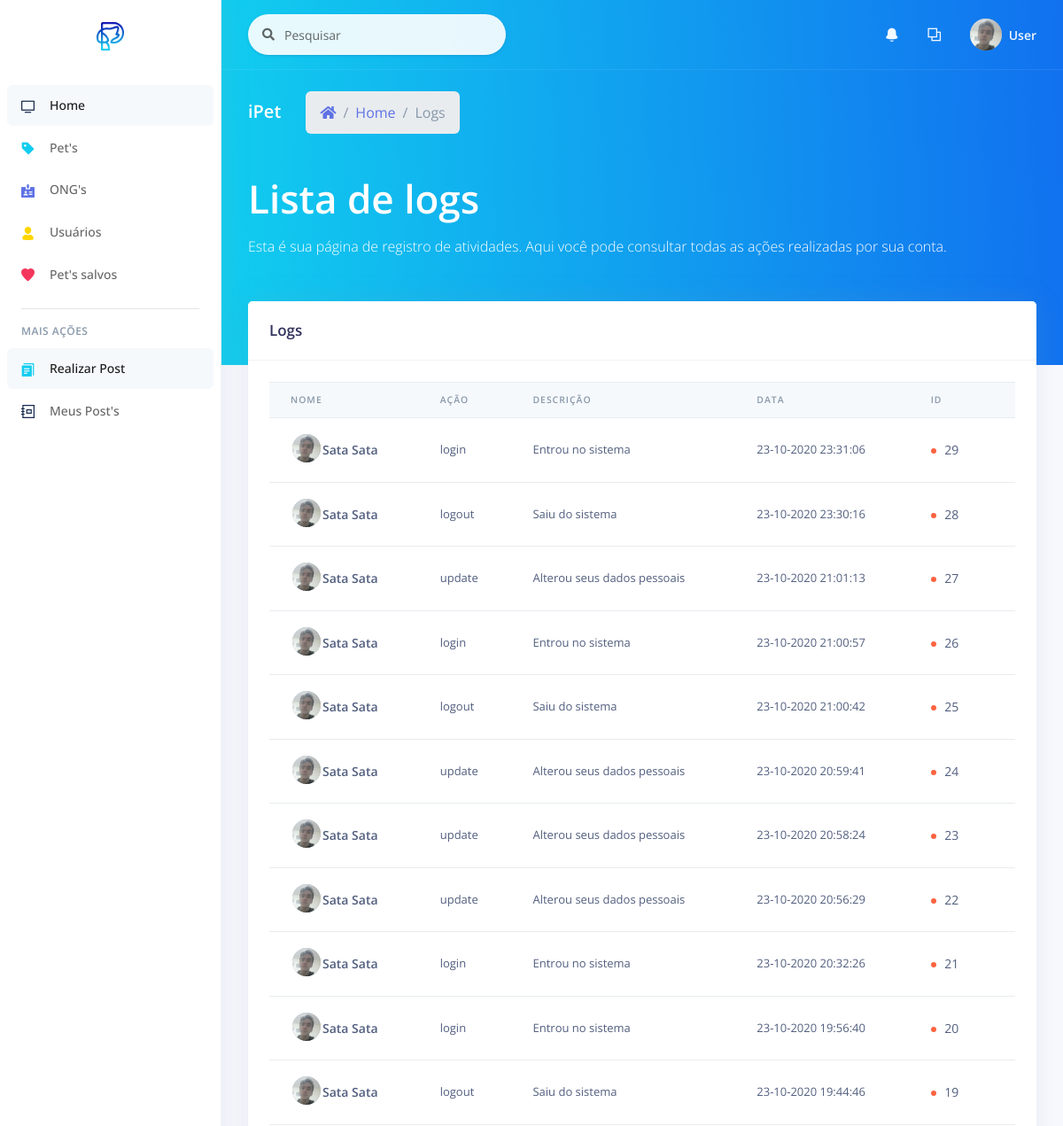
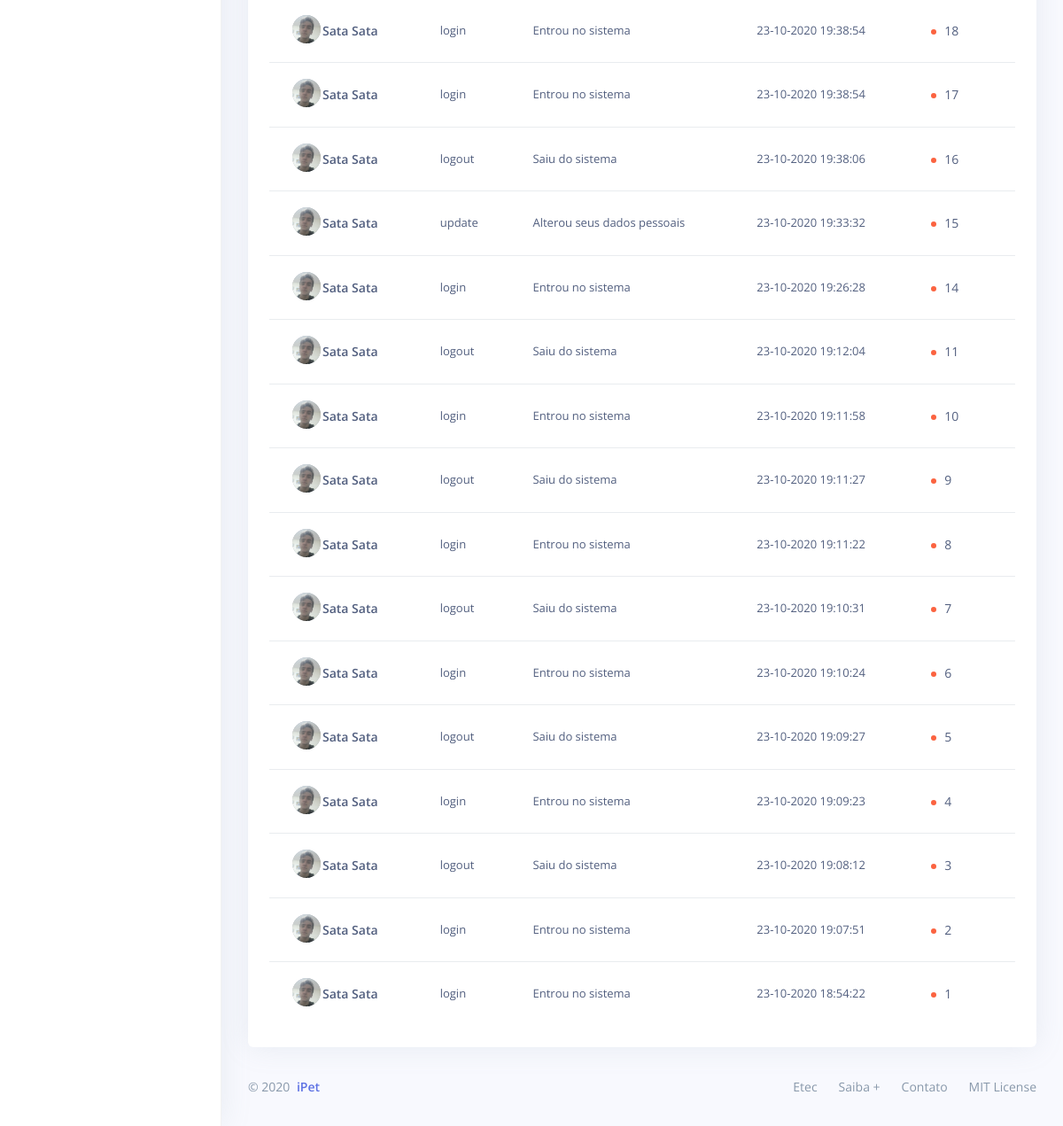
The app's page /_site/_user/list/list_log.php (signed in) with its own data (2 pictures, top to bottom).
### tables this page shows
CREATE TABLE `log` (
  `id_log` int(11) NOT NULL,
  `description` varchar(200) NOT NULL,
  `action` varchar(50) NOT NULL,
  `user_id` int(11) NOT NULL,
  `user_name` varchar(200) NOT NULL,
  `user_doc` varchar(11) NOT NULL,
  `created_at` varchar(50) NOT NULL
);

### _site/_user/list/list_log.php (the view, shortened to what this page needs)
<?php
include_once('../../controller/connect.php');
?>
<!DOCTYPE html>
<html>
<head>
  <?php
    include_once "../../assets/components/styles.php";
  ?>
</head>
<body>
  <?php
    include_once "../components/sidenav.php";
  ?>
  <div class="main-content" id="panel">
    <?php
      include_once "../components/top_nav.php";
    ?>
    <div class="header bg-gradient-info pb-6">
      <div class="container-fluid">
        <div class="header-body">
          <div class="row align-items-center py-4">
            <div class="col-lg-6 col-7">
              <h6 class="h2 text-white d-inline-block mb-0">iPet</h6>
              <nav aria-label="breadcrumb" class="d-none d-md-inline-block ml-md-4">
                <ol class="breadcrumb breadcrumb-links breadcrumb-dark">
                  <li class="breadcrumb-item"><a href="#"><i class="fas fa-home"></i></a></li>
                  <li class="breadcrumb-item"><a href="../home.php">Home</a></li>
                  <li class="breadcrumb-item active" aria-current="page">Logs</li>
                </ol>
              </nav>
            </div>
          </div>
          <div class="row">
            <div class="col">
            <h1 class="display-2 text-white">Lista de logs</h1>
            <p class="text-white mt-0 mb-5">Esta é sua página de registro de atividades. Aqui você pode consultar todas as ações realizadas por sua conta.</p>
            </div>
          </div>
        </div>
      </div>
    </div>
    <div class="container-fluid mt--6">
      <div class="row">
        <div class="col-xl-12 order-xl-1">
          <div class="card">
            <div class="card-header">
              <div class="row align-items-center">
                <div class="col-8">
                  <h3 class="mb-0">Logs</h3>
                </div>
              </div>
            </div>
            <div class="card-body">
              <div class="table-responsive">
                <div>
                <?php
                  $id = $_SESSION['user_id'];
                  $sql = "SELECT * FROM log WHERE user_id = '$id' ORDER BY id_log DESC";
                  $res = mysqli_query($con, $sql);
                  $array = mysqli_fetch_assoc($res);
                  $profile_image =  $_SESSION['profile_image'];
                ?>
                  <table class="table align-items-center">
                    <thead class="thead-light">
                      <tr>
                        <th scope="col" class="sort" data-sort="name">Nome</th>
                        <th scope="col" class="sort" data-sort="budget">Ação</th>
                        <th scope="col" class="sort" data-sort="status">Descrição</th>
                        <th scope="col" class="sort" data-sort="completion">Data</th>
                        <th scope="col">ID</th>
                      </tr>
                    </thead>
                    <tbody class="list">
                    <?php
                    do{
                    ?>
                    <tr>
                      <th scope="row">
                        <div class="media align-items-center">
                          <div class="avatar-group">
                            <a href="#" class="avatar avatar-sm rounded-circle" data-toggle="tooltip" data-original-title="<?= $name; ?>">
                              <img alt="Image placeholder" src="<?= PUBLICO . 'img/users/' . $profile_image; ?>">
                            </a>
                          </div>
                          <div class="media-body">
                            <span class="name mb-0 text-sm"><?= $array['user_name']; ?></span>
                          </div>
                        </div>
                      </th>
                      <td class="budget">
                      <?= $array['action']; ?>
                      </td>
                      <td>
                      <?= $array['description']; ?>
                      </td>
                      <td>
                      <?= $array['created_at']; ?>
                      </td>
                      <td>
                        <span class="badge badge-dot mr-4">
                          <i class="bg-warning"></i>
                          <span class="status"><?= $array['id_log']; ?></span>
                        </span>
                      </td>
                    </tr>
                    <?php
                    } while($array = mysqli_fetch_assoc($res));
                    ?>
                    </tbody>
                  </table>
                </div>
              </div>
            </div>
          </div>
        </div>
      </div>
      <?php
        include_once "../../assets/components/footer.php";
      ?>
    </div>
  </div>
</body>
</html>

### _site/assets/components/styles.php (shortened to what this page needs)
<link rel="stylesheet" href="http://localhost/tcc_ipet/_site/assets/vendor/nucleo/css/nucleo.css" type="text/css">
<link rel="stylesheet" href="http://localhost/tcc_ipet/_site/assets/vendor/@fortawesome/fontawesome-free/css/all.min.css" type="text/css">
<link rel="stylesheet" href="http://localhost/tcc_ipet/_site/assets/css/argon.css?v=1.2.0" type="text/css">

### _site/_user/components/sidenav.php
<nav class="sidenav navbar navbar-vertical  fixed-left  navbar-expand-xs navbar-light bg-white" id="sidenav-main">
  <div class="scrollbar-inner">
    <div class="sidenav-header  align-items-center">
      <a class="navbar-brand" href="<?= BASE . '_site/_user/home.php';?>">
        <img src="<?= PUBLICO . 'img/brand/ipet-blue.png'; ?>" class="navbar-brand-img" alt="...">
      </a>
    </div>
    <div class="navbar-inner">
      <div class="collapse navbar-collapse" id="sidenav-collapse-main">
        <ul class="navbar-nav">
          <li class="nav-item">
            <a class="nav-link active" href="<?= BASE . '_site/_user/home.php';?>">
              <i class="ni ni-tv-2 text-default"></i>
              <span class="nav-link-text">Home</span>
            </a>
          </li>
          <li class="nav-item">
            <a class="nav-link" href="<?= BASE . '_site/_user/';?>">
              <i class="ni ni-tag text-info"></i>
              <span class="nav-link-text">Pet's</span>
            </a>
          </li>
          <li class="nav-item">
            <a class="nav-link" href="<?= BASE . '_site/_user/';?>">
              <i class="ni ni-badge text-primary"></i>
              <span class="nav-link-text">ONG's</span>
            </a>
          </li>
          <li class="nav-item">
            <a class="nav-link" href="<?= BASE . '_site/_user/';?>">
              <i class="ni ni-single-02 text-yellow"></i>
              <span class="nav-link-text">Usuários</span>
            </a>
          </li>
          <li class="nav-item">
            <a class="nav-link" href="<?= BASE . '_site/_user/';?>">
              <i class="ni ni-favourite-28 text-danger"></i>
              <span class="nav-link-text">Pet's salvos</span>
            </a>
          </li>
        </ul>
        <hr class="my-3">
        <h6 class="navbar-heading p-0 text-muted">
          <span class="docs-normal">Mais ações</span>
        </h6>
        <ul class="navbar-nav">
          <li class="nav-item">
            <a class="nav-link active" href="<?= BASE . '_site/_user/home.php';?>">
              <i class="ni ni-single-copy-04 text-info"></i>
              <span class="nav-link-text">Realizar Post</span>
            </a>
          </li>
          <li class="nav-item">
            <a class="nav-link" href="<?= BASE . '_site/_user/';?>">
              <i class="ni ni-collection text-default"></i>
              <span class="nav-link-text">Meus Post's</span>
            </a>
          </li>
        </ul>
      </div>
    </div>
  </div>
</nav>

### _site/_user/components/top_nav.php (shortened to what this page needs)
<nav class="navbar navbar-top navbar-expand navbar-dark bg-gradient-info border-bottom">
  <div class="container-fluid">
    <div class="collapse navbar-collapse" id="navbarSupportedContent">
      <form class="navbar-search navbar-search-light form-inline mr-sm-3" id="navbar-search-main">
        <div class="form-group mb-0">
          <div class="input-group input-group-alternative input-group-merge">
            <div class="input-group-prepend">
              <span class="input-group-text"><i class="fas fa-search"></i></span>
            </div>
            <input class="form-control" placeholder="Pesquisar" type="text">
          </div>
        </div>
      </form>
      <ul class="navbar-nav align-items-center  ml-md-auto ">
        <li class="nav-item dropdown">
          <a class="nav-link" href="#" role="button" data-toggle="dropdown" aria-haspopup="true" aria-expanded="false">
            <i class="ni ni-bell-55"></i>
          </a>
        </li>
        <li class="nav-item dropdown">
          <a class="nav-link" href="#" role="button" data-toggle="dropdown" aria-haspopup="true" aria-expanded="false">
            <i class="ni ni-ungroup"></i>
          </a>
        </li>
      </ul>
      <ul class="navbar-nav align-items-center  ml-auto ml-md-0 ">
        <li class="nav-item dropdown">
          <a class="nav-link pr-0" href="#" role="button" data-toggle="dropdown" aria-haspopup="true" aria-expanded="false">
            <div class="media align-items-center">
              <span class="avatar avatar-sm rounded-circle">
                <img alt="Image placeholder" src="<?= PUBLICO . 'img/users/' . $_SESSION['profile_image']; ?>">
              </span>
              <div class="media-body  ml-2  d-none d-lg-block">
                <span class="mb-0 text-sm  font-weight-bold"><?= $_SESSION['name']; ?></span>
              </div>
            </div>
          </a>
        </li>
      </ul>
    </div>
  </div>
</nav>

### _site/assets/components/footer.php
<footer class="footer pt-0">
  <div class="row align-items-center justify-content-lg-between">
    <div class="col-lg-6">
      <div class="copyright text-center  text-lg-left  text-muted">
        &copy; 2020 <a href="#" class="font-weight-bold ml-1" target="_blank">iPet</a>
      </div>
    </div>
    <div class="col-lg-6">
      <ul class="nav nav-footer justify-content-center justify-content-lg-end">
        <li class="nav-item">
          <a href="#" class="nav-link" target="_blank">Etec</a>
        </li>
        <li class="nav-item">
          <a href="#" class="nav-link" target="_blank">Saiba +</a>
        </li>
        <li class="nav-item">
          <a href="#" class="nav-link" target="_blank">Contato</a>
        </li>
        <li class="nav-item">
          <a href="https://opensource.org/licenses/MIT" class="nav-link" target="_blank">MIT License</a>
        </li>
      </ul>
    </div>
  </div>
</footer>

### records on screen
log: user_name "Sata Sata", action "login", description "Entrou no sistema", created_at "23-10-2020 23:31:06", id_log "29"
log: user_name "Sata Sata", action "logout", description "Saiu do sistema", created_at "23-10-2020 23:30:16", id_log "28"
log: user_name "Sata Sata", action "update", description "Alterou seus dados pessoais", created_at "23-10-2020 21:01:13", id_log "27"
log: user_name "Sata Sata", action "login", description "Entrou no sistema", created_at "23-10-2020 21:00:57", id_log "26"
log: user_name "Sata Sata", action "logout", description "Saiu do sistema", created_at "23-10-2020 21:00:42", id_log "25"
log: user_name "Sata Sata", action "update", description "Alterou seus dados pessoais", created_at "23-10-2020 20:59:41", id_log "24"
log: user_name "Sata Sata", action "update", description "Alterou seus dados pessoais", created_at "23-10-2020 20:58:24", id_log "23"
log: user_name "Sata Sata", action "update", description "Alterou seus dados pessoais", created_at "23-10-2020 20:56:29", id_log "22"
log: user_name "Sata Sata", action "login", description "Entrou no sistema", created_at "23-10-2020 20:32:26", id_log "21"
log: user_name "Sata Sata", action "login", description "Entrou no sistema", created_at "23-10-2020 19:56:40", id_log "20"
log: user_name "Sata Sata", action "logout", description "Saiu do sistema", created_at "23-10-2020 19:44:46", id_log "19"
log: user_name "Sata Sata", action "login", description "Entrou no sistema", created_at "23-10-2020 19:38:54", id_log "18"
log: user_name "Sata Sata", action "login", description "Entrou no sistema", created_at "23-10-2020 19:38:54", id_log "17"
log: user_name "Sata Sata", action "logout", description "Saiu do sistema", created_at "23-10-2020 19:38:06", id_log "16"
log: user_name "Sata Sata", action "update", description "Alterou seus dados pessoais", created_at "23-10-2020 19:33:32", id_log "15"
log: user_name "Sata Sata", action "login", description "Entrou no sistema", created_at "23-10-2020 19:26:28", id_log "14"
log: user_name "Sata Sata", action "logout", description "Saiu do sistema", created_at "23-10-2020 19:12:04", id_log "11"
log: user_name "Sata Sata", action "login", description "Entrou no sistema", created_at "23-10-2020 19:11:58", id_log "10"
log: user_name "Sata Sata", action "logout", description "Saiu do sistema", created_at "23-10-2020 19:11:27", id_log "9"
log: user_name "Sata Sata", action "login", description "Entrou no sistema", created_at "23-10-2020 19:11:22", id_log "8"
log: user_name "Sata Sata", action "logout", description "Saiu do sistema", created_at "23-10-2020 19:10:31", id_log "7"
log: user_name "Sata Sata", action "login", description "Entrou no sistema", created_at "23-10-2020 19:10:24", id_log "6"
log: user_name "Sata Sata", action "logout", description "Saiu do sistema", created_at "23-10-2020 19:09:27", id_log "5"
log: user_name "Sata Sata", action "login", description "Entrou no sistema", created_at "23-10-2020 19:09:23", id_log "4"
log: user_name "Sata Sata", action "logout", description "Saiu do sistema", created_at "23-10-2020 19:08:12", id_log "3"
log: user_name "Sata Sata", action "login", description "Entrou no sistema", created_at "23-10-2020 19:07:51", id_log "2"
log: user_name "Sata Sata", action "login", description "Entrou no sistema", created_at "23-10-2020 18:54:22", id_log "1"

### other values on screen
$_SESSION['name'] "User"
